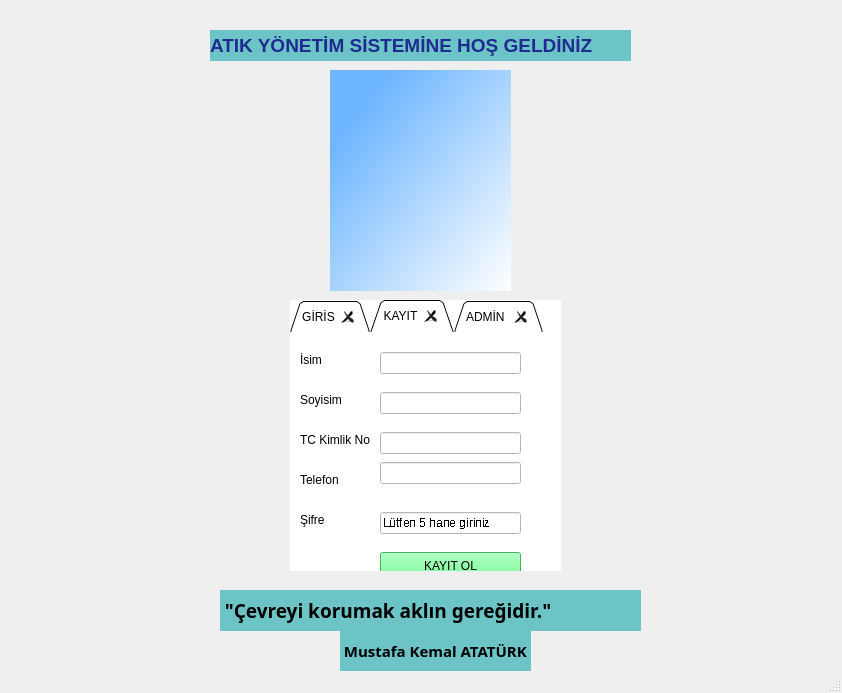
<?xml version="1.0" encoding="UTF-8"?>
<ui version="4.0">
 <class>GirisEkrani</class>
 <widget class="QMainWindow" name="GirisEkrani">
  <property name="enabled">
   <bool>true</bool>
  </property>
  <property name="geometry">
   <rect>
    <x>0</x>
    <y>0</y>
    <width>842</width>
    <height>693</height>
   </rect>
  </property>
  <property name="sizePolicy">
   <sizepolicy hsizetype="Expanding" vsizetype="Expanding">
    <horstretch>0</horstretch>
    <verstretch>0</verstretch>
   </sizepolicy>
  </property>
  <property name="font">
   <font>
    <stylestrategy>PreferDefault</stylestrategy>
    <kerning>true</kerning>
   </font>
  </property>
  <property name="focusPolicy">
   <enum>Qt::TabFocus</enum>
  </property>
  <property name="windowTitle">
   <string>MainWindow</string>
  </property>
  <property name="styleSheet">
   <string notr="true"/>
  </property>
  <widget class="QWidget" name="centralwidget">
   <widget class="QLabel" name="label">
    <property name="geometry">
     <rect>
      <x>210</x>
      <y>30</y>
      <width>421</width>
      <height>31</height>
     </rect>
    </property>
    <property name="font">
     <font>
      <pointsize>14</pointsize>
      <weight>75</weight>
      <bold>true</bold>
      <stylestrategy>PreferDefault</stylestrategy>
      <kerning>true</kerning>
     </font>
    </property>
    <property name="styleSheet">
     <string notr="true">background-color: rgb(108, 196, 198);
color: rgb(31, 43, 144);</string>
    </property>
    <property name="text">
     <string>ATIK YÖNETİM SİSTEMİNE HOŞ GELDİNİZ</string>
    </property>
   </widget>
   <widget class="QTabWidget" name="tabWidget">
    <property name="geometry">
     <rect>
      <x>290</x>
      <y>300</y>
      <width>271</width>
      <height>271</height>
     </rect>
    </property>
    <property name="autoFillBackground">
     <bool>false</bool>
    </property>
    <property name="styleSheet">
     <string notr="true">
background-color: rgb(255,255,255);
</string>
    </property>
    <property name="tabShape">
     <enum>QTabWidget::Triangular</enum>
    </property>
    <property name="currentIndex">
     <number>1</number>
    </property>
    <property name="elideMode">
     <enum>Qt::ElideNone</enum>
    </property>
    <property name="documentMode">
     <bool>true</bool>
    </property>
    <property name="tabsClosable">
     <bool>true</bool>
    </property>
    <property name="movable">
     <bool>false</bool>
    </property>
    <property name="tabBarAutoHide">
     <bool>false</bool>
    </property>
    <widget class="QWidget" name="tab_giris">
     <attribute name="title">
      <string>GİRİS</string>
     </attribute>
     <widget class="QPushButton" name="giris_btn">
      <property name="geometry">
       <rect>
        <x>130</x>
        <y>110</y>
        <width>93</width>
        <height>28</height>
       </rect>
      </property>
      <property name="font">
       <font>
        <family>Bahnschrift Light SemiCondensed</family>
        <pointsize>10</pointsize>
        <weight>50</weight>
        <bold>false</bold>
        <stylestrategy>NoAntialias</stylestrategy>
        <kerning>true</kerning>
       </font>
      </property>
      <property name="styleSheet">
       <string notr="true">background-color: rgb(85, 255, 127);</string>
      </property>
      <property name="text">
       <string>GİRİS</string>
      </property>
     </widget>
     <widget class="QLabel" name="label_4">
      <property name="geometry">
       <rect>
        <x>10</x>
        <y>20</y>
        <width>81</width>
        <height>16</height>
       </rect>
      </property>
      <property name="text">
       <string>TC Kimlik No</string>
      </property>
     </widget>
     <widget class="QLabel" name="label_5">
      <property name="geometry">
       <rect>
        <x>10</x>
        <y>70</y>
        <width>81</width>
        <height>16</height>
       </rect>
      </property>
      <property name="text">
       <string>Şifre</string>
      </property>
     </widget>
     <widget class="QLineEdit" name="giris_tc">
      <property name="geometry">
       <rect>
        <x>90</x>
        <y>20</y>
        <width>141</width>
        <height>22</height>
       </rect>
      </property>
      <property name="maxLength">
       <number>11</number>
      </property>
     </widget>
     <widget class="QLineEdit" name="giris_sifre">
      <property name="geometry">
       <rect>
        <x>90</x>
        <y>70</y>
        <width>141</width>
        <height>22</height>
       </rect>
      </property>
      <property name="font">
       <font>
        <stylestrategy>NoAntialias</stylestrategy>
        <kerning>true</kerning>
       </font>
      </property>
      <property name="maxLength">
       <number>5</number>
      </property>
      <property name="echoMode">
       <enum>QLineEdit::Password</enum>
      </property>
      <property name="placeholderText">
       <string>5 Haneli şifreyi griniz</string>
      </property>
      <property name="clearButtonEnabled">
       <bool>true</bool>
      </property>
     </widget>
    </widget>
    <widget class="QWidget" name="tab_kayit">
     <attribute name="title">
      <string>KAYIT</string>
     </attribute>
     <widget class="QLabel" name="isim_lbl">
      <property name="geometry">
       <rect>
        <x>10</x>
        <y>20</y>
        <width>81</width>
        <height>16</height>
       </rect>
      </property>
      <property name="text">
       <string>İsim</string>
      </property>
     </widget>
     <widget class="QLabel" name="soyisim">
      <property name="geometry">
       <rect>
        <x>10</x>
        <y>60</y>
        <width>81</width>
        <height>16</height>
       </rect>
      </property>
      <property name="text">
       <string>Soyisim</string>
      </property>
     </widget>
     <widget class="QLineEdit" name="kayit_isim">
      <property name="geometry">
       <rect>
        <x>90</x>
        <y>20</y>
        <width>141</width>
        <height>22</height>
       </rect>
      </property>
      <property name="maxLength">
       <number>11</number>
      </property>
     </widget>
     <widget class="QLabel" name="tc_label">
      <property name="geometry">
       <rect>
        <x>10</x>
        <y>100</y>
        <width>81</width>
        <height>16</height>
       </rect>
      </property>
      <property name="text">
       <string>TC Kimlik No</string>
      </property>
     </widget>
     <widget class="QLabel" name="label_9">
      <property name="geometry">
       <rect>
        <x>10</x>
        <y>140</y>
        <width>81</width>
        <height>16</height>
       </rect>
      </property>
      <property name="text">
       <string>Telefon</string>
      </property>
     </widget>
     <widget class="QLineEdit" name="kayit_soyisim">
      <property name="geometry">
       <rect>
        <x>90</x>
        <y>60</y>
        <width>141</width>
        <height>22</height>
       </rect>
      </property>
      <property name="maxLength">
       <number>11</number>
      </property>
     </widget>
     <widget class="QLineEdit" name="kayit_telefon">
      <property name="geometry">
       <rect>
        <x>90</x>
        <y>130</y>
        <width>141</width>
        <height>22</height>
       </rect>
      </property>
      <property name="maxLength">
       <number>11</number>
      </property>
     </widget>
     <widget class="QLineEdit" name="kayit_tc">
      <property name="geometry">
       <rect>
        <x>90</x>
        <y>100</y>
        <width>141</width>
        <height>22</height>
       </rect>
      </property>
      <property name="maxLength">
       <number>11</number>
      </property>
     </widget>
     <widget class="QLabel" name="label_10">
      <property name="geometry">
       <rect>
        <x>10</x>
        <y>180</y>
        <width>81</width>
        <height>16</height>
       </rect>
      </property>
      <property name="text">
       <string>Şifre </string>
      </property>
     </widget>
     <widget class="QLineEdit" name="kayit_sifre">
      <property name="geometry">
       <rect>
        <x>90</x>
        <y>180</y>
        <width>141</width>
        <height>22</height>
       </rect>
      </property>
      <property name="font">
       <font>
        <stylestrategy>NoAntialias</stylestrategy>
        <kerning>true</kerning>
       </font>
      </property>
      <property name="maxLength">
       <number>5</number>
      </property>
      <property name="echoMode">
       <enum>QLineEdit::Password</enum>
      </property>
      <property name="placeholderText">
       <string>Lütfen 5 hane giriniz</string>
      </property>
      <property name="clearButtonEnabled">
       <bool>true</bool>
      </property>
     </widget>
     <widget class="QPushButton" name="kayit_ol_btn">
      <property name="geometry">
       <rect>
        <x>90</x>
        <y>220</y>
        <width>141</width>
        <height>28</height>
       </rect>
      </property>
      <property name="styleSheet">
       <string notr="true">background-color: rgb(85, 255, 127);</string>
      </property>
      <property name="text">
       <string>KAYIT OL</string>
      </property>
     </widget>
    </widget>
    <widget class="QWidget" name="tab_admin">
     <attribute name="title">
      <string>ADMİN </string>
     </attribute>
     <widget class="QPushButton" name="admin_btn">
      <property name="geometry">
       <rect>
        <x>130</x>
        <y>110</y>
        <width>93</width>
        <height>28</height>
       </rect>
      </property>
      <property name="font">
       <font>
        <family>Bahnschrift Light SemiCondensed</family>
        <pointsize>10</pointsize>
        <weight>50</weight>
        <bold>false</bold>
        <stylestrategy>NoAntialias</stylestrategy>
        <kerning>true</kerning>
       </font>
      </property>
      <property name="styleSheet">
       <string notr="true">background-color: rgb(85, 255, 127);</string>
      </property>
      <property name="text">
       <string>GİRİS</string>
      </property>
     </widget>
     <widget class="QLabel" name="label_2">
      <property name="geometry">
       <rect>
        <x>10</x>
        <y>20</y>
        <width>81</width>
        <height>16</height>
       </rect>
      </property>
      <property name="text">
       <string>TC Kimlik No</string>
      </property>
     </widget>
     <widget class="QLabel" name="label_3">
      <property name="geometry">
       <rect>
        <x>10</x>
        <y>60</y>
        <width>81</width>
        <height>16</height>
       </rect>
      </property>
      <property name="text">
       <string>Şifre</string>
      </property>
     </widget>
     <widget class="QLineEdit" name="admin_tc">
      <property name="geometry">
       <rect>
        <x>80</x>
        <y>20</y>
        <width>141</width>
        <height>22</height>
       </rect>
      </property>
      <property name="maxLength">
       <number>11</number>
      </property>
     </widget>
     <widget class="QLineEdit" name="admin_sifre">
      <property name="geometry">
       <rect>
        <x>80</x>
        <y>60</y>
        <width>141</width>
        <height>22</height>
       </rect>
      </property>
      <property name="font">
       <font>
        <stylestrategy>NoAntialias</stylestrategy>
        <kerning>true</kerning>
       </font>
      </property>
      <property name="text">
       <string/>
      </property>
      <property name="maxLength">
       <number>5</number>
      </property>
      <property name="echoMode">
       <enum>QLineEdit::Password</enum>
      </property>
      <property name="placeholderText">
       <string>5 haneli şifreyi giriniz</string>
      </property>
      <property name="clearButtonEnabled">
       <bool>true</bool>
      </property>
     </widget>
    </widget>
   </widget>
   <widget class="QLabel" name="label_12">
    <property name="geometry">
     <rect>
      <x>-140</x>
      <y>-110</y>
      <width>1001</width>
      <height>871</height>
     </rect>
    </property>
    <property name="text">
     <string/>
    </property>
    <property name="pixmap">
     <pixmap>duvar-kagitlari-cevre-geri-donusum-yenilenebilir-enerji-doga-icin-ince-cizgi-simgeleri-ile-ekoloji-dikissiz-desen-arka-plan-icin-vektor-illustrasyon.jpg.jpg</pixmap>
    </property>
    <property name="scaledContents">
     <bool>true</bool>
    </property>
    <property name="wordWrap">
     <bool>false</bool>
    </property>
   </widget>
   <widget class="QLabel" name="label_14">
    <property name="geometry">
     <rect>
      <x>0</x>
      <y>490</y>
      <width>211</width>
      <height>211</height>
     </rect>
    </property>
    <property name="text">
     <string/>
    </property>
    <property name="pixmap">
     <pixmap>pngtree-recycle-3d-illustration-png-image_11475987.png</pixmap>
    </property>
    <property name="scaledContents">
     <bool>true</bool>
    </property>
    <property name="wordWrap">
     <bool>false</bool>
    </property>
   </widget>
   <widget class="QLabel" name="label_15">
    <property name="geometry">
     <rect>
      <x>640</x>
      <y>490</y>
      <width>211</width>
      <height>211</height>
     </rect>
    </property>
    <property name="text">
     <string/>
    </property>
    <property name="pixmap">
     <pixmap>pngtree-recycle-3d-illustration-png-image_11475987.png</pixmap>
    </property>
    <property name="scaledContents">
     <bool>true</bool>
    </property>
    <property name="wordWrap">
     <bool>false</bool>
    </property>
   </widget>
   <widget class="QWidget" name="horizontalLayoutWidget_3">
    <property name="geometry">
     <rect>
      <x>-10</x>
      <y>0</y>
      <width>221</width>
      <height>61</height>
     </rect>
    </property>
    <layout class="QHBoxLayout" name="horizontalLayout_5"/>
   </widget>
   <widget class="QWidget" name="horizontalLayoutWidget_4">
    <property name="geometry">
     <rect>
      <x>630</x>
      <y>0</y>
      <width>221</width>
      <height>61</height>
     </rect>
    </property>
    <layout class="QHBoxLayout" name="horizontalLayout_6"/>
   </widget>
   <widget class="QLabel" name="label_18">
    <property name="geometry">
     <rect>
      <x>220</x>
      <y>590</y>
      <width>421</width>
      <height>41</height>
     </rect>
    </property>
    <property name="font">
     <font>
      <family>Rockwell</family>
      <pointsize>14</pointsize>
      <weight>75</weight>
      <bold>true</bold>
      <stylestrategy>PreferDefault</stylestrategy>
      <kerning>true</kerning>
     </font>
    </property>
    <property name="styleSheet">
     <string notr="true">background-color: rgb(108, 196, 198);</string>
    </property>
    <property name="text">
     <string> &quot;Çevreyi korumak aklın gereğidir.&quot;</string>
    </property>
   </widget>
   <widget class="QLabel" name="label_19">
    <property name="geometry">
     <rect>
      <x>340</x>
      <y>630</y>
      <width>191</width>
      <height>41</height>
     </rect>
    </property>
    <property name="font">
     <font>
      <family>Rockwell Condensed</family>
      <pointsize>11</pointsize>
      <weight>75</weight>
      <bold>true</bold>
      <stylestrategy>PreferDefault</stylestrategy>
      <kerning>true</kerning>
     </font>
    </property>
    <property name="styleSheet">
     <string notr="true">
background-color: rgb(108, 196, 198);
</string>
    </property>
    <property name="text">
     <string> Mustafa Kemal ATATÜRK</string>
    </property>
   </widget>
   <widget class="QWidget" name="horizontalLayoutWidget_5">
    <property name="geometry">
     <rect>
      <x>-20</x>
      <y>350</y>
      <width>291</width>
      <height>61</height>
     </rect>
    </property>
    <layout class="QHBoxLayout" name="horizontalLayout_7"/>
   </widget>
   <widget class="QLabel" name="label_20">
    <property name="geometry">
     <rect>
      <x>630</x>
      <y>0</y>
      <width>211</width>
      <height>211</height>
     </rect>
    </property>
    <property name="text">
     <string/>
    </property>
    <property name="pixmap">
     <pixmap>pngtree-recycle-3d-illustration-png-image_11475987.png</pixmap>
    </property>
    <property name="scaledContents">
     <bool>true</bool>
    </property>
    <property name="wordWrap">
     <bool>false</bool>
    </property>
   </widget>
   <widget class="QLabel" name="label_21">
    <property name="geometry">
     <rect>
      <x>0</x>
      <y>0</y>
      <width>211</width>
      <height>211</height>
     </rect>
    </property>
    <property name="text">
     <string/>
    </property>
    <property name="pixmap">
     <pixmap>pngtree-recycle-3d-illustration-png-image_11475987.png</pixmap>
    </property>
    <property name="scaledContents">
     <bool>true</bool>
    </property>
    <property name="wordWrap">
     <bool>false</bool>
    </property>
   </widget>
   <widget class="QLabel" name="label_22">
    <property name="geometry">
     <rect>
      <x>330</x>
      <y>70</y>
      <width>181</width>
      <height>221</height>
     </rect>
    </property>
    <property name="styleSheet">
     <string notr="true">
background-color: rgb(255, 255, 255);

background-color: qlineargradient(spread:pad, x1:0, y1:0, x2:1, y2:1, stop:0.179104 rgba(110, 182, 255, 255), stop:1 rgba(255, 255, 255, 255));</string>
    </property>
    <property name="text">
     <string/>
    </property>
    <property name="pixmap">
     <pixmap>isubu-logo-svg-06122018.svg</pixmap>
    </property>
    <property name="scaledContents">
     <bool>true</bool>
    </property>
    <property name="wordWrap">
     <bool>false</bool>
    </property>
   </widget>
   <widget class="QWidget" name="horizontalLayoutWidget_7">
    <property name="geometry">
     <rect>
      <x>520</x>
      <y>60</y>
      <width>111</width>
      <height>231</height>
     </rect>
    </property>
    <layout class="QHBoxLayout" name="horizontalLayout_9"/>
   </widget>
   <widget class="QWidget" name="horizontalLayoutWidget_8">
    <property name="geometry">
     <rect>
      <x>210</x>
      <y>60</y>
      <width>111</width>
      <height>231</height>
     </rect>
    </property>
    <layout class="QHBoxLayout" name="horizontalLayout_10"/>
   </widget>
   <zorder>label_12</zorder>
   <zorder>label</zorder>
   <zorder>tabWidget</zorder>
   <zorder>label_14</zorder>
   <zorder>label_15</zorder>
   <zorder>horizontalLayoutWidget_3</zorder>
   <zorder>horizontalLayoutWidget_4</zorder>
   <zorder>label_19</zorder>
   <zorder>label_18</zorder>
   <zorder>horizontalLayoutWidget_5</zorder>
   <zorder>label_20</zorder>
   <zorder>label_21</zorder>
   <zorder>label_22</zorder>
   <zorder>horizontalLayoutWidget_7</zorder>
   <zorder>horizontalLayoutWidget_8</zorder>
  </widget>
  <widget class="QStatusBar" name="statusbar"/>
 </widget>
 <resources/>
 <connections/>
</ui>
